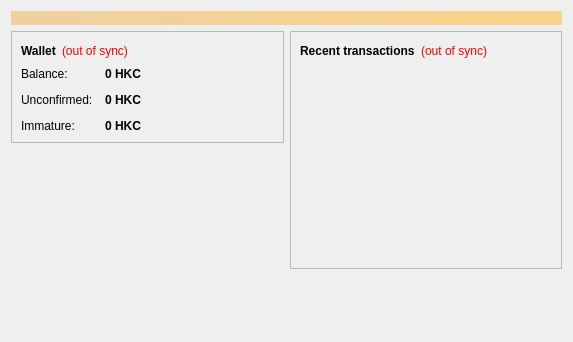
<?xml version="1.0" encoding="UTF-8"?>
<ui version="4.0">
 <class>OverviewPage</class>
 <widget class="QWidget" name="OverviewPage">
  <property name="geometry">
   <rect>
    <x>0</x>
    <y>0</y>
    <width>573</width>
    <height>342</height>
   </rect>
  </property>
  <property name="windowTitle">
   <string>Form</string>
  </property>
  <layout class="QVBoxLayout" name="topLayout">
   <item>
    <widget class="QLabel" name="labelAlerts">
     <property name="visible">
      <bool>false</bool>
     </property>
     <property name="styleSheet">
      <string notr="true">background-color: qlineargradient(x1: 0, y1: 0, x2: 1, y2: 0, stop:0 #F0D0A0, stop:1 #F8D488); color:#000000;</string>
     </property>
     <property name="wordWrap">
      <bool>true</bool>
     </property>
     <property name="margin">
      <number>3</number>
     </property>
    </widget>
   </item>
   <item>
    <layout class="QHBoxLayout" name="horizontalLayout" stretch="1,1">
     <item>
      <layout class="QVBoxLayout" name="verticalLayout_2">
       <item>
        <widget class="QFrame" name="frame">
         <property name="frameShape">
          <enum>QFrame::StyledPanel</enum>
         </property>
         <property name="frameShadow">
          <enum>QFrame::Raised</enum>
         </property>
         <layout class="QVBoxLayout" name="verticalLayout_4">
          <item>
           <layout class="QHBoxLayout" name="horizontalLayout_4">
            <item>
             <widget class="QLabel" name="label_5">
              <property name="font">
               <font>
                <weight>75</weight>
                <bold>true</bold>
               </font>
              </property>
              <property name="text">
               <string>Wallet</string>
              </property>
             </widget>
            </item>
            <item>
             <widget class="QLabel" name="labelWalletStatus">
              <property name="toolTip">
               <string>The displayed information may be out of date. Your wallet automatically synchronizes with the HongKetoCoin network after a connection is established, but this process has not completed yet.</string>
              </property>
              <property name="styleSheet">
               <string notr="true">QLabel { color: red; }</string>
              </property>
              <property name="text">
               <string notr="true">(out of sync)</string>
              </property>
              <property name="alignment">
               <set>Qt::AlignLeading|Qt::AlignLeft|Qt::AlignVCenter</set>
              </property>
             </widget>
            </item>
            <item>
             <spacer name="horizontalSpacer_2">
              <property name="orientation">
               <enum>Qt::Horizontal</enum>
              </property>
              <property name="sizeHint" stdset="0">
               <size>
                <width>40</width>
                <height>20</height>
               </size>
              </property>
             </spacer>
            </item>
           </layout>
          </item>
          <item>
           <layout class="QFormLayout" name="formLayout_2">
            <property name="fieldGrowthPolicy">
             <enum>QFormLayout::AllNonFixedFieldsGrow</enum>
            </property>
            <property name="horizontalSpacing">
             <number>12</number>
            </property>
            <property name="verticalSpacing">
             <number>12</number>
            </property>
            <item row="0" column="0">
             <widget class="QLabel" name="label">
              <property name="text">
               <string>Balance:</string>
              </property>
             </widget>
            </item>
            <item row="0" column="1">
             <widget class="QLabel" name="labelBalance">
              <property name="font">
               <font>
                <weight>75</weight>
                <bold>true</bold>
               </font>
              </property>
              <property name="cursor">
               <cursorShape>IBeamCursor</cursorShape>
              </property>
              <property name="toolTip">
               <string>Your current balance</string>
              </property>
              <property name="text">
               <string notr="true">0 HKC</string>
              </property>
              <property name="textInteractionFlags">
               <set>Qt::LinksAccessibleByMouse|Qt::TextSelectableByKeyboard|Qt::TextSelectableByMouse</set>
              </property>
             </widget>
            </item>
            <item row="1" column="0">
             <widget class="QLabel" name="label_3">
              <property name="text">
               <string>Unconfirmed:</string>
              </property>
             </widget>
            </item>
            <item row="1" column="1">
             <widget class="QLabel" name="labelUnconfirmed">
              <property name="font">
               <font>
                <weight>75</weight>
                <bold>true</bold>
               </font>
              </property>
              <property name="cursor">
               <cursorShape>IBeamCursor</cursorShape>
              </property>
              <property name="toolTip">
               <string>Total of transactions that have yet to be confirmed, and do not yet count toward the current balance</string>
              </property>
              <property name="text">
               <string notr="true">0 HKC</string>
              </property>
              <property name="textInteractionFlags">
               <set>Qt::LinksAccessibleByMouse|Qt::TextSelectableByKeyboard|Qt::TextSelectableByMouse</set>
              </property>
             </widget>
            </item>
            <item row="2" column="0">
             <widget class="QLabel" name="labelImmatureText">
              <property name="text">
               <string>Immature:</string>
              </property>
             </widget>
            </item>
            <item row="2" column="1">
             <widget class="QLabel" name="labelImmature">
              <property name="font">
               <font>
                <weight>75</weight>
                <bold>true</bold>
               </font>
              </property>
              <property name="toolTip">
               <string>Mined balance that has not yet matured</string>
              </property>
              <property name="text">
               <string notr="true">0 HKC</string>
              </property>
              <property name="textInteractionFlags">
               <set>Qt::LinksAccessibleByMouse|Qt::TextSelectableByKeyboard|Qt::TextSelectableByMouse</set>
              </property>
             </widget>
            </item>
           </layout>
          </item>
         </layout>
        </widget>
       </item>
       <item>
        <spacer name="verticalSpacer">
         <property name="orientation">
          <enum>Qt::Vertical</enum>
         </property>
         <property name="sizeHint" stdset="0">
          <size>
           <width>20</width>
           <height>40</height>
          </size>
         </property>
        </spacer>
       </item>
      <item>
         <widget class="QLabel" name="coinimage">
          <property name="text">
           <string/>
          </property>
          <property name="pixmap">
           <pixmap resource="../hongketocoin.qrc">:/icons/hongketocoin</pixmap>
          </property>
          <property name="scaledContents">
           <bool>false</bool>
          </property>
          <property name="alignment">
           <set>Qt::AlignCenter</set>
          </property>
          <property name="margin">
           <number>-2</number>
          </property>
         </widget>
        </item>
      </layout>
     </item>
     <item>
      <layout class="QVBoxLayout" name="verticalLayout_3">
       <item>
        <widget class="QFrame" name="frame_2">
         <property name="frameShape">
          <enum>QFrame::StyledPanel</enum>
         </property>
         <property name="frameShadow">
          <enum>QFrame::Raised</enum>
         </property>
         <layout class="QVBoxLayout" name="verticalLayout">
          <item>
           <layout class="QHBoxLayout" name="horizontalLayout_2">
            <item>
             <widget class="QLabel" name="label_4">
              <property name="text">
               <string>&lt;b&gt;Recent transactions&lt;/b&gt;</string>
              </property>
             </widget>
            </item>
            <item>
             <widget class="QLabel" name="labelTransactionsStatus">
              <property name="toolTip">
               <string>The displayed information may be out of date. Your wallet automatically synchronizes with the HongKetoCoin network after a connection is established, but this process has not completed yet.</string>
              </property>
              <property name="styleSheet">
               <string notr="true">QLabel { color: red; }</string>
              </property>
              <property name="text">
               <string notr="true">(out of sync)</string>
              </property>
              <property name="alignment">
               <set>Qt::AlignRight|Qt::AlignTrailing|Qt::AlignVCenter</set>
              </property>
             </widget>
            </item>
            <item>
             <spacer name="horizontalSpacer">
              <property name="orientation">
               <enum>Qt::Horizontal</enum>
              </property>
              <property name="sizeHint" stdset="0">
               <size>
                <width>40</width>
                <height>20</height>
               </size>
              </property>
             </spacer>
            </item>
           </layout>
          </item>
          <item>
           <widget class="QListView" name="listTransactions">
            <property name="styleSheet">
             <string notr="true">QListView { background: transparent; }</string>
            </property>
            <property name="frameShape">
             <enum>QFrame::NoFrame</enum>
            </property>
            <property name="verticalScrollBarPolicy">
             <enum>Qt::ScrollBarAlwaysOff</enum>
            </property>
            <property name="horizontalScrollBarPolicy">
             <enum>Qt::ScrollBarAlwaysOff</enum>
            </property>
            <property name="selectionMode">
             <enum>QAbstractItemView::NoSelection</enum>
            </property>
           </widget>
          </item>
         </layout>
        </widget>
       </item>
       <item>
        <spacer name="verticalSpacer_2">
         <property name="orientation">
          <enum>Qt::Vertical</enum>
         </property>
         <property name="sizeHint" stdset="0">
          <size>
           <width>20</width>
           <height>40</height>
          </size>
         </property>
        </spacer>
       </item>
      </layout>
     </item>
    </layout>
   </item>
  </layout>
 </widget>
 <resources/>
 <connections/>
</ui>
